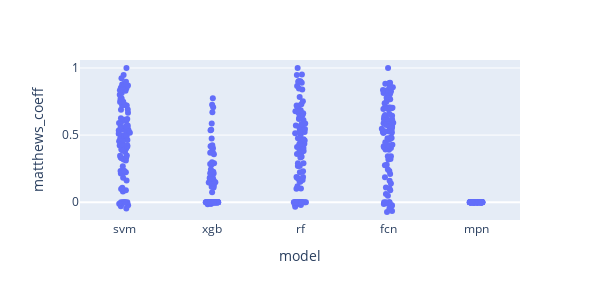

This figure's notebook cell:
### Code cell
all_score['#tr'] = all_score['#tr'].astype(int)
    
px.strip(data_frame = all_score,
         x          = 'model',
         y          = 'matthews_coeff',
         hover_name = list(all_score.index),
         height     = 300,
         width      = 600,
         #color      = '#tr',
        )

### Figure 1 — Plotly figure (JSON) as saved in the notebook; plotly's stock layout.template omitted (floating-point values rounded to 4 significant figures; data arrays with more than 128 entries replaced by an {"elided": "..."} marker saying what was removed)
{"data": [{"alignmentgroup": "True", "boxpoints": "all", "fillcolor": "rgba(255,255,255,0)", "hoveron": "points", "hovertemplate": "<b>%{hovertext}</b><br><br>model=%{x}<br>matthews_coeff=%{y}<extra></extra>", "hovertext": {"elided": "500 str values"}, "legendgroup": "", "line": {"color": "rgba(255,255,255,0)"}, "marker": {"color": "#636efa"}, "name": "", "offsetgroup": "", "orientation": "v", "pointpos": 0, "showlegend": false, "type": "box", "x": {"elided": "500 str values"}, "x0": " ", "xaxis": "x", "y": {"elided": "500 float values"}, "y0": " ", "yaxis": "y"}], "layout": {"boxmode": "group", "height": 300, "legend": {"tracegroupgap": 0}, "margin": {"t": 60}, "width": 600, "xaxis": {"anchor": "y", "domain": [0, 1], "title": {"text": "model"}}, "yaxis": {"anchor": "x", "domain": [0, 1], "title": {"text": "matthews_coeff"}}}}
